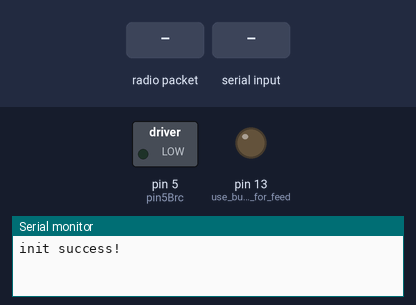
Bench run of a sketch on a simulated Arduino Uno, built with avr-gcc and run on an emulated ATmega328P. Shown: switched loads named in the sketch (green lamp = pin HIGH), output pins drawn as LEDs (lit = HIGH), the last lines printed to the serial monitor. The inputs (shaded band) are chosen by the test bench. No radio packets arrive unless stated.

Above: at 1.2 s.
1.3 s: radio packet "1" arrives
At 2.4 s:
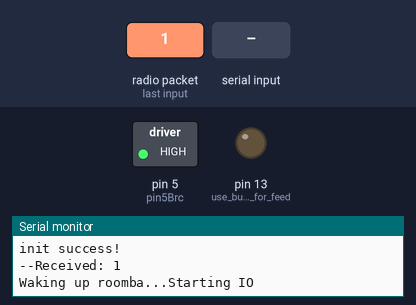
3.4 s: "90,45\n" received over Serial
At 6.2 s:
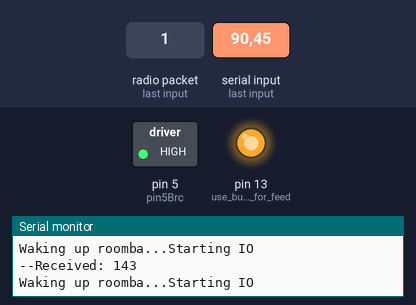
6.4 s: "30,150\n" received over Serial
9.4 s: "1\n" received over Serial
12.2 s: radio packet "2" arrives
At 12.7 s:
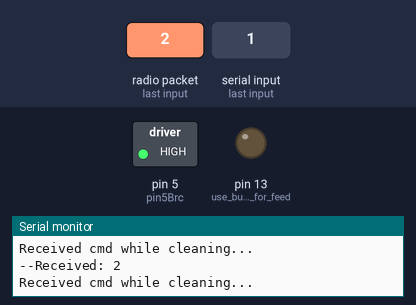
13.7 s: radio packet "3" arrives
At 15.0 s:
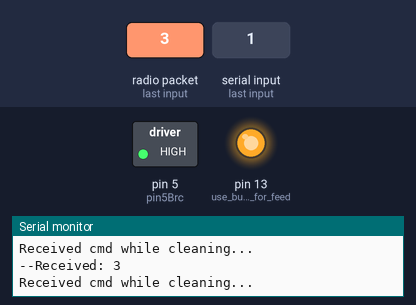
Timing chart, 0 to 16.2 s (numbered marks = the images above; inputs shaded):
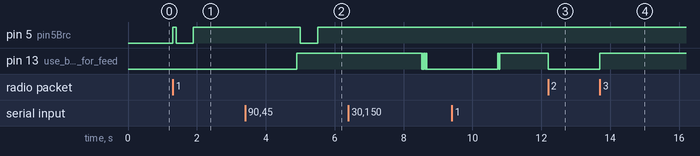

Measured:
- after the input at 1.3 s, pin 5 (pin5Brc): LOW → HIGH at once, → LOW 0.10 s later, → HIGH 0.50 s later
- after the input at 3.4 s, pin 5 (pin5Brc): HIGH → LOW after 1.6 s, → HIGH 0.50 s later; pin 13 (use_built_in_led_for_feed): LOW → HIGH after 1.5 s
- after the input at 12.2 s, pin 13 (use_built_in_led_for_feed): HIGH → LOW at once
- after the input at 13.7 s, pin 13 (use_built_in_led_for_feed): LOW → HIGH at once

The sketch:

roombaSerialBasic.ino
```cpp
/*------------------------------------------------------------------
Summary of Roomba Open Interface Spec:

3 operating modes: Passive, Safe, and Full
  -Passive(128): Sleeps after 5 min inactive. Other modes drain battery
  -Safe(131):    Allows user control but safety condition reverts it to Passive mode
  -Full(132):    Complete complete, ignores cliff, wheel-drop, charger, etc
-------------------------------------------------------------------*/
#include <SoftwareSerial.h>   // for mini din-7 connector
#include <RH_ASK.h>           // RadioHead library
#include <SPI.h>              // not used, needed to compile RH_ASK.h
#include "inc/roomba.h"

/*-----------------------------------------------------------------------------
 ** Global Defines/Typedefs/Enums/Macros.
 **---------------------------------------------------------------------------*/
din7Connector roombaDin =  {.pin1Vpwr =0, .pin2Vpwr=0, .pin3Rxd= 6, .pin4Txd= 7, .pin5Brc = 5, .pin6Gnd=0, .pin7Gnd=0 };
roombaObj     artuRoomba=  {.roombaState = ASLEEP, .roombaUpdateFunc = roombaCmdFromSleep};

// Roomba OI Commands. Each command starts with one byte opcode
#define START_OI  128
#define RESET_OI  7
#define STOP_OI   173
#define BAUD      129
#define SAFE_MODE 131
#define FULL_MODE 132
#define CLEAN     135
#define SEEK_DOCK 143

/*------------------- Initialize variables ----------------------*/
RH_ASK         driver;        // pins 11, 12, 10 for Rx,Tx,Ptt
SoftwareSerial Roomba(roombaDin.pin4Txd, roombaDin.pin3Rxd);   //arduino's rxPin, txPin;

unsigned long int roombaIOtimeout = 240000;   // 4 min (actually less? double check)
unsigned long     roombaTimeMark  = 0;
int               ledState        = 0;
int               roombaCmd       = 0;
String            inSerial        = "";

uint8_t buf[RH_ASK_MAX_MESSAGE_LEN];
uint8_t buflen = sizeof(buf);
char rfMsg[sizeof(buf)+1];              // + EOL

//---------------------Setup()---------------------------------
void setup()
{
  Roomba.begin(19200);                      // changed to 115200, could be 19200/ 57600?
  Serial.begin(19200);                      // for debugging with serial monitor
  pinMode(roombaDin.pin5Brc, OUTPUT);       // Roomba's BRC pin. Used to wake it up
  pinMode(13,OUTPUT);                       // use built in led for feedback
  roombaTimeMark = millis();                // start timer

  // RadioHead initialization...
  if (!driver.init()) {Serial.println("init failed");}
  else                {Serial.println("init success! \n");}
}


//--------------------Main Loop-------------
void loop() {
  /*------------ Receive commands from RF chip (or Serial)------------*/
  if (driver.recv(buf, &buflen)){
    for (int i=0; i<buflen; i++)  {rfMsg[i]= char(buf[i]);  }
    rfMsg[5]= 0;                     // add NUL
    String tmpString(rfMsg);
    roombaCmd = tmpString.toInt();
  }
  if (Serial.available() > 0 ){
    roombaCmd = Serial.read()+86;
  }

    /* Read Roomba responses ... not used */
  //  while(Roomba.available()){
  //    inSerial += char(Roomba.read());
  //  }
  //  if (inSerial != ""){
  //    Serial.println(inSerial);
  //    inSerial="";
  //  }


  /*------------Do command ------------*/
  if(roombaCmd != 0){
    Serial.print("--Received: "); Serial.println(roombaCmd);
    digitalWrite(13, ledState);
    switch(artuRoomba.roombaState){
      case ASLEEP:
          artuRoomba.roombaUpdateFunc= &roombaCmdFromSleep;
          break;
       case CLEANING:
          artuRoomba.roombaUpdateFunc = &roombaCmdFromClean;
          break;
       case DOCKING:
          artuRoomba.roombaUpdateFunc = &roombaCmdFromSeek;
          break;
    }
    artuRoomba.roombaUpdateFunc(&artuRoomba.roombaState, roombaDin, roombaCmd);
    roombaTimeMark= millis();           // reset sleep timers
    ledState = !ledState;
    roombaCmd = 0;
  }// End if(roombaCmd)

  /*-----------Update timers and other states ------------*/
  if(IsTime(&roombaTimeMark, roombaIOtimeout) && artuRoomba.roombaState != ASLEEP  ) {
    Serial.println("Roomba went to sleep!");
    artuRoomba.roombaState=ASLEEP;
  }

}// End of main loop
```

roomba.h
```cpp
#ifndef ROOMBA_H
#define ROOMBA_H

/*-----------------------------------------------------------------------------
 ** Global Defines/Typedefs/Enums/Macros.
 **---------------------------------------------------------------------------*/
#define ASLEEP    1
#define CLEANING  2
#define DOCKING   3

#define START_OI  128
#define RESET_OI  7
#define STOP_OI   173
#define BAUD      129
#define SAFE_MODE 131
#define FULL_MODE 132
#define CLEAN     135
#define SEEK_DOCK 143

extern SoftwareSerial Roomba;

typedef struct miniDin7 {
	int pin1Vpwr;
	int pin2Vpwr;
	int pin3Rxd;
	int pin4Txd;
	int pin5Brc;
	int pin6Gnd;
	int pin7Gnd;
}din7Connector;

typedef struct roombaInfo {
	int roombaState;
	void (*roombaUpdateFunc)(int* , din7Connector, int);
}roombaObj;


/*-----------------------------------------------------------------------------
 ** Function: IsTime()
 **
 ** Arguments:
 ** *timeMark   : pointer to value of timeMark variable. Gets compared with millis()
 ** timeInterval: time that must elapse before function returns true
 **---------------------------------------------------------------------------*/
boolean IsTime(unsigned long *timeMark, unsigned long timeInterval) {
    if (millis() - *timeMark >= timeInterval) {
        *timeMark = millis();
        return true;
    }
    return false;
}


/*-----------------------------------------------------------------------------
 ** Functions:
 ** wake up and general cmd functions including wait-time
 **---------------------------------------------------------------------------*/
void wakeUp (din7Connector miniDin)
{
  digitalWrite(miniDin.pin5Brc, HIGH);
  delay(100);
  digitalWrite(miniDin.pin5Brc, LOW);
  delay(500);
  digitalWrite(miniDin.pin5Brc, HIGH);
  delay(1000);
}

void cmdRoomba(int command){
	Roomba.write(command);
	delay(1000);
}

/*-----------------------------------------------------------------------------
 ** Function:
 ** Updates roomba states if currently in sleep mode
 **---------------------------------------------------------------------------*/
void roombaCmdFromSleep(int* roombaState, din7Connector roombaDin, int cmdOpCode){
	Serial.println("Waking up roomba...Starting IO");
	wakeUp(roombaDin);
	cmdRoomba(START_OI);
	if(cmdOpCode == CLEAN)		*roombaState = CLEANING;
	if(cmdOpCode == SEEK_DOCK)	*roombaState = DOCKING;
	cmdRoomba(cmdOpCode);
}

/*-----------------------------------------------------------------------------
 ** Function:
 ** Updates roomba states if currently awake and Cleaning
 **---------------------------------------------------------------------------*/
void roombaCmdFromClean(int* roombaState, din7Connector roombaDin, int cmdOpCode){
	Serial.println("Received cmd while cleaning...");
	if(cmdOpCode == CLEAN)		Serial.println("Already cleaning...");
	if(cmdOpCode == SEEK_DOCK)	{
		Serial.println("Stopping cleaning to dock...");
		cmdRoomba(CLEAN);			// stops cleaning
		cmdRoomba(cmdOpCode);
		*roombaState = DOCKING;
	};
}

/*-----------------------------------------------------------------------------
 ** Function:
 ** Updates roomba states if currently Seeking Dock
 **---------------------------------------------------------------------------*/
void roombaCmdFromSeek(int* roombaState, din7Connector roombaDin, int cmdOpCode){
	Serial.println("Received cmd while docking...");
	if(cmdOpCode == SEEK_DOCK)		Serial.println("Already seeking dock...");
	if(cmdOpCode == CLEAN)			{
		Serial.println("Stopping docking to clean...");
		cmdRoomba(CLEAN);			// stops seeking dock
		cmdRoomba(cmdOpCode);
		*roombaState = CLEANING;
	};
}

/*----------------------------------------------------------------------------
 ** Function:
 ** This command starts the default cleaning mode. Same as pressing Roomba's Clean button
 **---------------------------------------------------------------------------*/
void clean()
{
	Roomba.write(135);
	delay(1000);
}

/*-----------------------------------------------------------------------------
 ** Function:
 ** Same as pressing Roomba's Dock button. Will pause cleaning cycle if in progress
 **---------------------------------------------------------------------------*/
void seekDock()
{
	Roomba.write(143);
	delay(1000);
}

/********************************************

Functions below are not used. Maybe for later update?

*********************************************/

/*-----------------------------------------------------------------------------
 ** Function:
 ** Enters this mode after sending Start, Spot, Clean, or Seek Dock command. Can request and receive sensor data but can't change parameters. Goes into power saving mode after 5 mins of inactivity.
 **---------------------------------------------------------------------------*/
void startPassive()
{
  Roomba.write(128);  //Start OI
  delay(1000);
}

/*-----------------------------------------------------------------------------
 ** Function:
 ** This command gives you control over Roomba turning on the cliff, wheel-drop and internal charger safety features
 **---------------------------------------------------------------------------*/
void startSafe()
{
  Roomba.write(128);  //Starts the OI, must always send before sending OI cmds
  Roomba.write(131);  //Safe mode
  delay(1000);
}

/*-----------------------------------------------------
Song (pg 19)
- Available in modes: Passive, Safe, or Full
- Serial sequence: [140] [song #] [length] [note#] [note duration]
- Song number is 0-4; if second song command is sent, the old one is overwritten
- Song length 1-16; number of musical notes in the song
- Song bytes, Note Number   31-127; everything else is a rest note
- Song bytes, Note Duration 0-255 ; in incrementes of 1/64th of second. .5s = 32


Play (pg20)
- Available in modes: Safe or Full
- [141] [song #]
------------------------------------------------*/
void playSound (int num)
{
  switch (num)
  {
    case 1:
		// [140] [1] [4] [68] [32] ... place "start sound" in slot 1
      Roomba.write("\x8c\x01\x04\x42\x20\x3e\x20\x42\x20\x3e\x20");
      Roomba.write("\x8d\x01"); // [141] [1] play it (in slot 1)
      break;

    case 2:
      Roomba.write("\x8c\x01\x01\x3c\x20"); // place "low freq sound" in slot 2
      Roomba.write("\x8d\x01"); // play it (in slot 2)
      break;

    case 3:
      Roomba.write("\x8c\x01\x01\x48\x20"); // place "high freq sound" in slot 3
      Roomba.write("\x8d\x01"); // play it (in slot 3)
      break;
  }
}


/*--------------------------------- LED controls
- Available in Safe or Full Mode
- Serial sequence: [139] [LED Bits] [Power Color] [Power Intensity]
- LED Bits:
- Power Color: 	 0 = green, 255 = red
- Power Intensity: 0= off, 	255 = full intensity
---------------------------------*/

/*
 This command controls the Power LED by two data bytes: color and intensity.
 color: Green = 0; 128 = Orange; red=255
 intensity low=0; max=255 */


/*-----------------------------------------------------
Roomba Open Interface Sensor Packets
- 58 sensor data packets.

-PacketID: 22: Voltage; 	dataBytes: 2,unsigned. range: 0 - 65535 mV
-PacketID: 23: Current; 	dataBytes: 2   signed. range: -32768 to 32767 mA
-PacketID: 24: Temperature; dataBytes: 1   signed. range: -128 to 127
-PacketID: 25: BattCharge;  dataBytes: 2,unsigned. range: 0-65535 mAh
-PacketID: 25: BattCapacty; dataBytes: 2,unsigned. range: 0-65535 mAh

------------------------------------------------------*/

#endif
```
